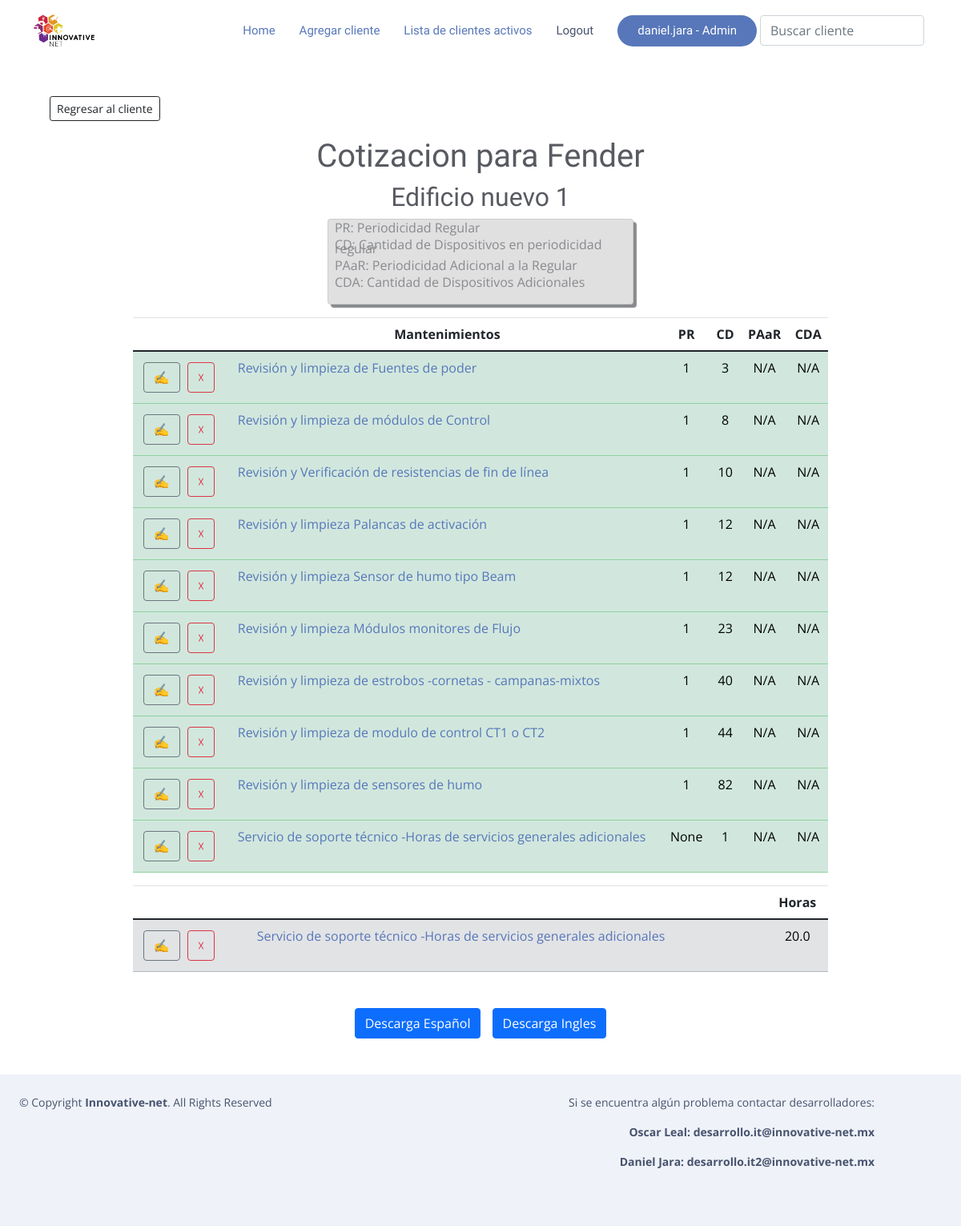
Screenshot of /66/67/detalle_cotizacion (signed in) with the database file from the repository.
### RPA/models.py (models this page shows, shortened)
class Cotizacion(models.Model):
    num_list = [(1,"1"),(2,"2"),(3,"3"),(4,"4"),(6,"6")]
    cliente = models.ForeignKey(Cliente, on_delete=models.CASCADE, null=True, blank=True)
    titulo = models.CharField(verbose_name="Nombre Cotizacion", null=True, blank=True,max_length=200)
    lugar_de_mantenimiento = models.CharField('Lugar en que se realizara el mantenimiento',max_length
    =120,blank=True)
    descripcion_cotizacion = models.TextField('Descripcion de la cotizacion',blank=True)
    fecha = models.DateTimeField('Fecha de realizacion de la cotizacion',blank=True,null=True, default=timezone.now())
    periodoregular = models.IntegerField('Periodicidad regular de mmto al año',choices=num_list,null=True)
    preguntaperiodoadicional = models.BooleanField('Quieres agregar periodicidad adicional a la regular?',default=False)
    periodoadicional=models.IntegerField('Periodicidad adicional a la regular',choices=num_list,null=True,blank=True)
    mantenimientos = models.ManyToManyField(Nombre_servicio,through="Mantenimiento")
    class Meta:
        ordering = ['cliente']
        verbose_name_plural = "Cotizaciones Deteccion Fuego"

class Cliente(models.Model):
    usuario = models.ForeignKey(User, on_delete=models.CASCADE, null=True, blank=True)
    nombre = models.CharField('Nombre de la compañia cliente',max_length=200)
    encargado = models.CharField('Nombre del contacto dentro de la empresa',max_length
    =120)
    puesto_encargado = models.CharField('Puesto del contacto',max_length
    =120)
    numero_contacto=models.CharField('Numero de telefono para contactar',max_length
    =10)
    correo_contacto=models.EmailField('Correo para contactar',blank=True)
    def __str__(self):
        return self.nombre
    class Meta:
        ordering = ['nombre']

class Mantenimiento(models.Model):
    cliente = models.ForeignKey(Cliente, on_delete=models.CASCADE, null=True, blank=True)
    cotizacion = models.ForeignKey(Cotizacion, on_delete=models.CASCADE, null=True, blank=True)
    titulonombre = models.ForeignKey(Nombre_servicio,on_delete=models.CASCADE, null=True, blank=True)
    encargadoTrabajo1 = models.ForeignKey(Precio,verbose_name="Encargado del trabajo" ,on_delete=models.CASCADE,null=True)
    periodisidadactividades = models.IntegerField(verbose_name="Periodicidad regular de actividad de mtto por año", blank=True, null=True )
    periodisidadadicional = models.IntegerField(verbose_name="Periodicidad adicional de actividad de mtto  a la regular", blank=True, null=True)
    tiempoejecucion = models.FloatField(verbose_name="Tiempo de ejecucion del mtto", blank=True, null=True)
    cantidaddedispositivos = models.IntegerField(verbose_name="Cantidad de dispositivos a considerar en periodicidad regular", blank=True, null=True,default=0)
    cantidaddispositivosextras = models.IntegerField(verbose_name="Cantidad de dispositivos a considerar en periodicidad Extra", blank=True, null=True,default=0)
    horasactividad = models.FloatField(verbose_name="horas por actividad de mtto regular =Importe de cantidad x Tiempo de ejecucion", blank=True, null=True)
    horasactividadadicional = models.FloatField(verbose_name="horas por actividad de mtto adicional =Importe de cantidad x Tiempo de ejecucion", blank=True, null=True)
    costomantenimientoregular = models.FloatField(verbose_name="Costo Regular = horas por actividad de mtto regular =Importe de cantidad x Tiempo de ejecucion",null=True,blank=True)
    costomantenimientoadicional = models.FloatField(verbose_name="Costo Adicional = horas por actividad de mtto adicional =Importe de cantidad x Tiempo de ejecucion ", blank=True, null=True)
    costototal = models.FloatField(verbose_name="Costo total = Costo regular + costo adicional",null=True,blank=True)
    dispositivo = models.CharField("Dispositivo al que se le da mantenimiento",null=True,blank=True,max_length=200)
    def __str__(self):
        return str(self.titulonombre)
    class Meta:
        ordering = ['encargadoTrabajo1','cantidaddedispositivos']
        verbose_name_plural = "Mantenimientos Deteccion Fuego"

class Nombre_servicio(models.Model):
    titulo = models.CharField(max_length=200, verbose_name="Titulo Mantenimiento", null=True, blank=True)
    encargado = models.ForeignKey(Precio, on_delete=models.CASCADE, null=True)
    tiempodeejecucion = models.FloatField(verbose_name="Tiempo de Ejecucion", null=True)
    dispositivo = models.CharField(max_length=200, verbose_name="Dispositivo al que se le aplica el mantenimiento", null=True, blank=True)
    def __str__(self):
        return str(self.titulo)
    class Meta:
        ordering = ['titulo']
        verbose_name_plural = "Servicios Deteccion Fuego"

### RPA/views.py (the view)
# urls.py: path('<int:cliente>/<int:pk>/detalle_cotizacion', Detalle_Cotizacion.as_view(), name='detalle_cotizacion'),
class Detalle_Cotizacion(LoginRequiredMixin, DetailView):
    model = Cotizacion
    object = "cotizacion"
    template_name = "cotizacion/detalle_cotizacion.html"
    def get_context_data(self, **kwargs):
        ctx = super(Detalle_Cotizacion, self).get_context_data(**kwargs)
        cat = kwargs.get("object")
        ctx['servicios'] = Mantenimiento.objects.filter(cotizacion = cat)
        ctx['servicios'] = ctx['servicios'].exclude(titulonombre=Nombre_servicio.objects.get(pk=13))
        ctx['servicios'] = ctx['servicios'].exclude(titulonombre=Nombre_servicio.objects.get(pk=14))
        ctx['servicios'] = ctx['servicios'].exclude(titulonombre=Nombre_servicio.objects.get(pk=15))
        ctx['serviciosplus'] = Mantenimiento.objects.filter(cotizacion = cat,titulonombre=Nombre_servicio.objects.get(pk=16))
        return ctx

### RPA/templates/cotizacion/detalle_cotizacion.html (shortened to what this page needs)
{% extends "mantenimientos/base.html" %}
{% block body %}
<div class="container">
    <div>
        <right>
            <a href="{% url 'mostrar_cliente' cotizacion.cliente.id %}">
                <button type=button class="btn btn-outline-dark btn-sm" style="margin:20px">Regresar al cliente</button>
            </a>
        </right>
    </div>
    <div class="container mb-3">
        <center>
            <h1> Cotizacion para {{cotizacion.cliente}} </h1>
            <h2> {{cotizacion.titulo}} </h2>
        </center>
        <div class="tips card container p-2">
            <div class="text-align">
                <p>PR: Periodicidad Regular</p>
                <p>CD: Cantidad de Dispositivos en periodicidad regular</p>
                <p>PAaR: Periodicidad Adicional a la Regular</p>
                <p>CDA: Cantidad de Dispositivos Adicionales</p>
            </div>
        </div>
    </div>
    <div class="container" style="max-width: 80%;">
        <table class="table">
            <thead>
                <tr style="text-align: center;">
                    <th></th>
                    <th>Mantenimientos</th>
                    <th>PR</th>
                    <th>CD</th>
                    <th>PAaR</th>
                    <th>CDA</th>
                </tr>
            </thead>
            <tbody>
            {% for servicio in servicios %}
                    {% if servicio.cantidaddedispositivos is not 0 %}
                        <tr class="table-success">
                            <td style="min-width: 120px;">
                                    <a href="{% url 'modificar_servicio' cotizacion.cliente.id cotizacion.id servicio.id %}">
                                        <button type=button class="btn btn-outline-secondary" style="margin:5px"> &#9997; </button></a>
                                    <a href="{% url 'eliminar_servicio' cotizacion.cliente.id cotizacion.id servicio.id %}">
                                        <button type=button class="btn btn-outline-danger"> &#9747; </button></a>
                            </td>
                            <td>
                                <a href="{% url 'detalle_servicio' cotizacion.cliente.id cotizacion.id servicio.id %}">{{ servicio }}</a>
                            </td>
                            <td style="text-align: center;">
                                <a>
                                    {{ servicio.periodisidadactividades }}
                                </a>
                            </td>
                            <td style="text-align: center;">
                                <a>
                                    {% if servicio.cantidaddedispositivos is null and servicio.periodisidadactividades is null %}
                                        N/A
                                    {% elif servicio.cantidaddedispositivos is null and servicio.periodisidadactividades is not null %}
                                        Agregar dispositivos
                                    {% else %}
                                        {{ servicio.cantidaddedispositivos }}
                                    {% endif %}
                                </a>
                            </td>
                            <td style="text-align: center;">
                                <a>
                                    {% if servicio.periodisidadadicional is null %}
                                        N/A
                                    {% else %}
                                        {{ servicio.periodisidadadicional }}
                                    {% endif %}
                                </a>
                            </td>
                            <td style="text-align: center;">
                                <p>
                                    {% if servicio.cantidaddispositivosextras is null and servicio.periodisidadadicional is null %}
                                        N/A
                                    {% elif servicio.cantidaddispositivosextras is null and servicio.periodisidadadicional is not null %}
                                        Agregar dispositivos adicionales
                                    {% else %}
                                        {{ servicio.cantidaddispositivosextras }}
                                    {% endif %}
                                </p>
                            </td>
                        </tr>
                    {% endif %}
                {% empty %}
                    <tr>
                        <td style="text-align: center;"> NO SE ENCUENTRA NINGUN SERVICIO </td>
                    </tr>
            {% endfor %}
            {% for servicio in serviciosplus %}
                {% if servicio.titulonombre.pk == 16 %}
                        </tbody>
                        </table>
                        <table class="table">
                            <thead>
                                <tr style="text-align: center;">
                                    <th></th>
                                    <th></th>
                                    <th>Horas</th>
                                </tr>
                            </thead>
                            <tbody>
                                <tr class="table-secondary">
                                    <td style="min-width: 120px;">
                                        <a href="{% url 'modificar_servicio' cotizacion.cliente.id cotizacion.id servicio.id %}">
                                            <button type=button class="btn btn-outline-secondary" style="margin:5px"> &#9997; </button></a>
                                        <a href="{% url 'eliminar_servicio' cotizacion.cliente.id cotizacion.id servicio.id %}">
                                            <button type=button class="btn btn-outline-danger"> &#9747; </button></a>
                                    </td>
                                    <td>
                                        <a href="{% url 'detalle_servicio' cotizacion.cliente.id cotizacion.id servicio.id %}">{{ servicio }}</a>
                                    </td>
                                    <td style="text-align: center;">
                                        <a>
                                            {{ servicio.tiempoejecucion }}
                                        </a>
                                    </td>
                                </tr>
                            </tbody>
                        </table>
                    {% endif %}
                {% endfor %}
    </div>
    <div class="container" style="margin-top: 40px; margin-bottom: 40px;">
        <center>
            <a href="{% url 'cotizacion_pdf' cotizacion.cliente.id cotizacion.id cotizacion.cliente.usuario.pk %}" download="cotizacion.pdf" id='downloadesp'>
                <button type="button" class="btn btn-primary" style="margin:5px" onclick='showspinneresp()'>Descarga Español</button>
            </a>
            <a href="{% url 'cotizacion_pdf_us_df' cotizacion.cliente.id cotizacion.id cotizacion.cliente.usuario.pk %}" download="cotizacion.pdf" id='downloading'>
                <button type="button" class="btn btn-primary" style="margin:5px" onclick='showspinnering()'>Descarga Ingles</button>
            </a>
        </center>
    </div>
</div>
{% endblock %}

### RPA/templates/mantenimientos/base.html (shortened to what this page needs)
{% load static %}
<!DOCTYPE html>
<html lang="en">
<head>
  <link rel="stylesheet" href="https://stackpath.bootstrapcdn.com/bootstrap/4.5.0/css/bootstrap.min.css">
  <link href="{% static '\vendor\aos\aos.css' %}" rel="stylesheet">
  <link href="{% static '\vendor\bootstrap\css\bootstrap.min.css' %}" rel="stylesheet">
  <link href="{% static '\vendor\bootstrap-icons\bootstrap-icons.css' %}" rel="stylesheet">
  <link href="{% static '\vendor\boxicons\css\boxicons.min.css' %}" rel="stylesheet">
  <link href="{% static '\vendor\glightbox\css\glightbox.min.css' %}" rel="stylesheet">
  <link href="{% static '\vendor\swiper\swiper-bundle.min.css' %}" rel="stylesheet">
  <link href="{% static '\css\style.css' %}" rel="stylesheet">
</head>
<body style="padding-top: 70px;">
    <header id="header" class="fixed-top  header-transparent ">
      <div class="container d-flex align-items-center justify-content-between">
        <div class="logo">
          <a href="https://www.innovative-net.mx/"><img src="{% static '\assets\img\horizontal blanco.png' %}" alt="" class="img-fluid"></a>
        </div>
        <nav id="navbar" class="navbar">
          <ul>
            <li><a class="nav-link scrollto active" href="{% url 'home' %}">Home</a></li>
            <li><a class="nav-link scrollto active" href="{% url 'agregar_cliente' %}">Agregar cliente</a></li>
            <li><a class="nav-link scrollto active" href="{% url 'lista_clientes' %}">Lista de clientes activos</a></li>
            {% if request.user.is_authenticated %}
            <li><a class="nav-link scrollto" href="{% url 'logout' %}">Logout</a></li>
            {% if request.user.is_staff %}
                <li><a class="getstarted scrollto" href="{% url 'admin:index' %}" >{{request.user}} - Admin</a></li>
                {% else %}
                <li><a class="getstarted scrollto" href="" >{{request.user}}</a></li>
                {% endif %}
            {% else %}
            <li><a class="getstarted scrollto" href="{% url 'login'  %}" >Login</a></li>
            {% endif %}
            <li id="search-bar">
              <form class="d-flex m-1" method="POST" action="{% url 'buscar_clientes' %}">
                <input type="search" id="form1" class="form-control" placeholder="Buscar cliente" aria-label="Buscar cliente" name="searched"/>
              </form>
            </li>
          </ul>
        </nav>
      </div>
    </header>
    <div class="container-fluid" style="margin-top: 30px;">
      {% block body %}
      {% endblock %}
    </div>
    <footer id="footer">
      <div class="row container py-4 ">
        <div class="col">
          <div class="copyright">
            &copy; Copyright <strong><span>Innovative-net</span></strong>. All Rights Reserved
          </div>
        </div>
        <div class="col container " style="text-align: right;">
          <p>Si se encuentra algún problema contactar desarrolladores:</p>
          <strong>
            <p>Oscar Leal: desarrollo.it@innovative-net.mx</p>
            <p>Daniel Jara: desarrollo.it2@innovative-net.mx</p>
          </strong>
        </div>
      </div>
    </footer>
</body>
</html>

### rows the page displays
Cotizacion: cliente "Fender", titulo "Edificio nuevo 1"
Mantenimiento: titulonombre.titulo "Revisión y limpieza de Fuentes de poder", periodisidadactividades "1", cantidaddedispositivos "3", shows "N/A"
Mantenimiento: titulonombre.titulo "Revisión y limpieza de módulos de Control", periodisidadactividades "1", cantidaddedispositivos "8", shows "N/A"
Mantenimiento: titulonombre.titulo "Revisión y Verificación de resistencias de fin de línea", periodisidadactividades "1", cantidaddedispositivos "10", shows "N/A"
Mantenimiento: titulonombre.titulo "Revisión y limpieza Palancas de activación", periodisidadactividades "1", cantidaddedispositivos "12", shows "N/A"
Mantenimiento: titulonombre.titulo "Revisión y limpieza Sensor de humo tipo Beam", periodisidadactividades "1", cantidaddedispositivos "12", shows "N/A"
Mantenimiento: titulonombre.titulo "Revisión y limpieza Módulos monitores de Flujo", periodisidadactividades "1", cantidaddedispositivos "23", shows "N/A"
Mantenimiento: titulonombre.titulo "Revisión y limpieza de estrobos -cornetas - campanas-mixtos", periodisidadactividades "1", cantidaddedispositivos "40", shows "N/A"
Mantenimiento: titulonombre.titulo "Revisión y limpieza de modulo de control CT1 o CT2", periodisidadactividades "1", cantidaddedispositivos "44", shows "N/A"
Mantenimiento: titulonombre.titulo "Revisión y limpieza de sensores de humo", periodisidadactividades "1", cantidaddedispositivos "82", shows "N/A"
Mantenimiento: titulonombre.titulo "Servicio de soporte técnico -Horas de servicios generales adicionales", periodisidadactividades "None", cantidaddedispositivos "1", shows "N/A", tiempoejecucion "20.0"

### other values shown
{{ request.user }} "daniel.jara"
